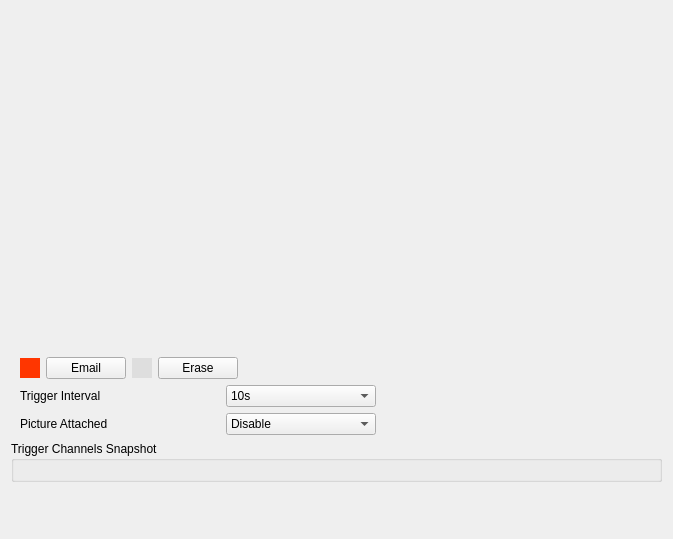
<?xml version="1.0" encoding="UTF-8"?>
<ui version="4.0">
 <class>ActionPageEmailLinkage</class>
 <widget class="QWidget" name="ActionPageEmailLinkage">
  <property name="geometry">
   <rect>
    <x>0</x>
    <y>0</y>
    <width>673</width>
    <height>539</height>
   </rect>
  </property>
  <property name="windowTitle">
   <string>Form</string>
  </property>
  <layout class="QVBoxLayout" name="verticalLayout">
   <item>
    <widget class="MsScheduleWidget" name="scheduleWidget" native="true">
     <property name="sizePolicy">
      <sizepolicy hsizetype="Preferred" vsizetype="Expanding">
       <horstretch>0</horstretch>
       <verstretch>0</verstretch>
      </sizepolicy>
     </property>
     <property name="minimumSize">
      <size>
       <width>0</width>
       <height>340</height>
      </size>
     </property>
     <property name="maximumSize">
      <size>
       <width>16777215</width>
       <height>340</height>
      </size>
     </property>
    </widget>
   </item>
   <item>
    <layout class="QHBoxLayout" name="horizontalLayout_8">
     <property name="leftMargin">
      <number>9</number>
     </property>
     <property name="rightMargin">
      <number>9</number>
     </property>
     <item>
      <widget class="ColorLabel" name="labelEmail">
       <property name="minimumSize">
        <size>
         <width>20</width>
         <height>0</height>
        </size>
       </property>
       <property name="maximumSize">
        <size>
         <width>20</width>
         <height>20</height>
        </size>
       </property>
       <property name="styleSheet">
        <string notr="true">background-color: #FF3600;</string>
       </property>
       <property name="text">
        <string/>
       </property>
      </widget>
     </item>
     <item>
      <widget class="MyPushButton" name="pushButtonEmail">
       <property name="text">
        <string>Email</string>
       </property>
       <property name="checkable">
        <bool>true</bool>
       </property>
      </widget>
     </item>
     <item>
      <widget class="ColorLabel" name="labelErase">
       <property name="minimumSize">
        <size>
         <width>20</width>
         <height>0</height>
        </size>
       </property>
       <property name="maximumSize">
        <size>
         <width>20</width>
         <height>20</height>
        </size>
       </property>
       <property name="styleSheet">
        <string notr="true">background-color: #DEDEDE;</string>
       </property>
       <property name="text">
        <string/>
       </property>
      </widget>
     </item>
     <item>
      <widget class="MyPushButton" name="pushButtonErase">
       <property name="text">
        <string>Erase</string>
       </property>
       <property name="checkable">
        <bool>true</bool>
       </property>
      </widget>
     </item>
     <item>
      <spacer name="horizontalSpacer_6">
       <property name="orientation">
        <enum>Qt::Horizontal</enum>
       </property>
       <property name="sizeHint" stdset="0">
        <size>
         <width>40</width>
         <height>20</height>
        </size>
       </property>
      </spacer>
     </item>
    </layout>
   </item>
   <item>
    <layout class="QGridLayout" name="gridLayout_5">
     <property name="leftMargin">
      <number>9</number>
     </property>
     <property name="rightMargin">
      <number>9</number>
     </property>
     <item row="0" column="2">
      <spacer name="horizontalSpacer_3">
       <property name="orientation">
        <enum>Qt::Horizontal</enum>
       </property>
       <property name="sizeHint" stdset="0">
        <size>
         <width>40</width>
         <height>20</height>
        </size>
       </property>
      </spacer>
     </item>
     <item row="0" column="0">
      <widget class="QLabel" name="labelTriggerInterval">
       <property name="minimumSize">
        <size>
         <width>200</width>
         <height>0</height>
        </size>
       </property>
       <property name="text">
        <string>Trigger Interval</string>
       </property>
      </widget>
     </item>
     <item row="0" column="1">
      <widget class="ComboBox" name="comboBoxTriggerInterval">
       <property name="minimumSize">
        <size>
         <width>150</width>
         <height>0</height>
        </size>
       </property>
       <item>
        <property name="text">
         <string>10s</string>
        </property>
       </item>
       <item>
        <property name="text">
         <string>20s</string>
        </property>
       </item>
       <item>
        <property name="text">
         <string>40s</string>
        </property>
       </item>
       <item>
        <property name="text">
         <string>60s</string>
        </property>
       </item>
       <item>
        <property name="text">
         <string>100s</string>
        </property>
       </item>
      </widget>
     </item>
     <item row="1" column="0">
      <widget class="QLabel" name="labelPictureAttached">
       <property name="text">
        <string>Picture Attached</string>
       </property>
      </widget>
     </item>
     <item row="1" column="1">
      <widget class="ComboBox" name="comboBoxPictureAttached">
       <property name="minimumSize">
        <size>
         <width>150</width>
         <height>0</height>
        </size>
       </property>
       <item>
        <property name="text">
         <string>Disable</string>
        </property>
       </item>
       <item>
        <property name="text">
         <string>Enable</string>
        </property>
       </item>
      </widget>
     </item>
    </layout>
   </item>
   <item>
    <widget class="QGroupBox" name="groupBoxSnapshot">
     <property name="title">
      <string>Trigger Channels Snapshot</string>
     </property>
     <layout class="QGridLayout" name="gridLayout_snapshot"/>
    </widget>
   </item>
   <item>
    <spacer name="verticalSpacer_6">
     <property name="orientation">
      <enum>Qt::Vertical</enum>
     </property>
     <property name="sizeHint" stdset="0">
      <size>
       <width>20</width>
       <height>25</height>
      </size>
     </property>
    </spacer>
   </item>
  </layout>
 </widget>
 <customwidgets>
  <customwidget>
   <class>MyPushButton</class>
   <extends>QPushButton</extends>
   <header>mypushbutton.h</header>
  </customwidget>
  <customwidget>
   <class>ComboBox</class>
   <extends>QComboBox</extends>
   <header>combobox.h</header>
  </customwidget>
  <customwidget>
   <class>MsScheduleWidget</class>
   <extends>QWidget</extends>
   <header>msschedulewidget.h</header>
   <container>1</container>
  </customwidget>
  <customwidget>
   <class>ColorLabel</class>
   <extends>QLabel</extends>
   <header>colorlabel.h</header>
  </customwidget>
 </customwidgets>
 <resources/>
 <connections/>
</ui>
